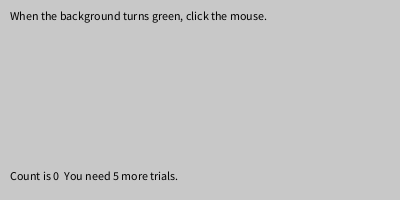
Frame 1 (no input)
Frame 60 (the mouse pressed at the canvas centre just before this capture): identical to frame 1, image omitted
Frame 120 (the mouse held since frame 60 and released just before this capture): identical to frame 1, image omitted

The Processing sketch that drew this single still picture (run headless with seeded random() and noise(); from frame 60 on, the mouse is pressed at the canvas centre):

// Processing sketch: sketch087
// ── sketch087.pde
float m0,m1, sum=0;
int wait = 0, count=0;
boolean timing = false;

void setup ()
{
  size (400, 200);
  fill (0);
}

void draw ()
{
  if (timing) background(0,200,0);
  else background(200);
  text ("Count is "+count+"  You need "+(5-count)+" more trials.", 10, 180);
  text ("When the background turns green, click the mouse.", 10, 20);
  wait = wait + 1;
  if (wait > random (5000) && !timing)
  {
    background(0, 200, 0);
    timing = true;
    m0 = millis();
  }
  if (count == 5)
  {
    noLoop();
    sum = sum/count;
    text ("Reaction time is "+sum/1000 + " seconds.", 20, 100);
  }
}

void mousePressed ()
{
  if (timing)
  {
    m1 = millis();
    timing = false;
    sum = sum + (m1-m0);

    count = count + 1;
    wait = 0;
  }
}
